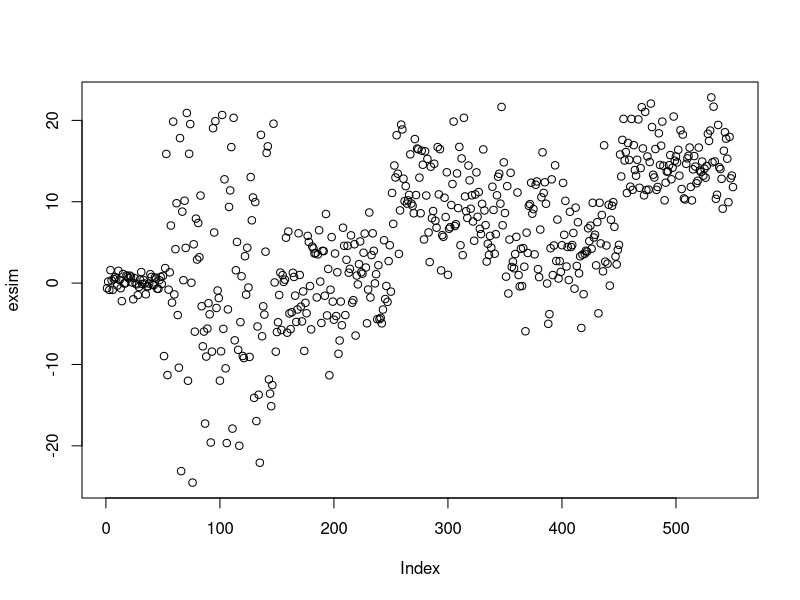

Recreate this plot in R. (Note: this script raises an error after producing the figure.)
set.seed(1)
r1<- rnorm(n= 50, mean = 0, sd= 1)

# variance changes dramatically
set.seed(2)
r2<- rnorm(n= 100, mean = 0, sd= 10)

# variance changes less dramatically
set.seed(3)
r3<- rnorm(n= 100, mean = 0, sd= 5)

# change in mean
set.seed(4)
r4<- rnorm(n= 100, mean = 10, sd= 5)

# smaller change in mean
set.seed(5)
r5<- rnorm(n= 100, mean = 5, sd= 5)

# change in mean and variance
set.seed(6)
r6<- rnorm(n= 100, mean = 15, sd= 3)

exsim<- c(r1,r2,r3, r4, r5, r6)

plot(exsim)

exocpd<- onlineCPD(exsim, getR = TRUE, hazard_func = function(x, lambda){const_hazard(x, lambda=10)})

plot(exocpd, data=exsim, main_title = "Example Simulation")
